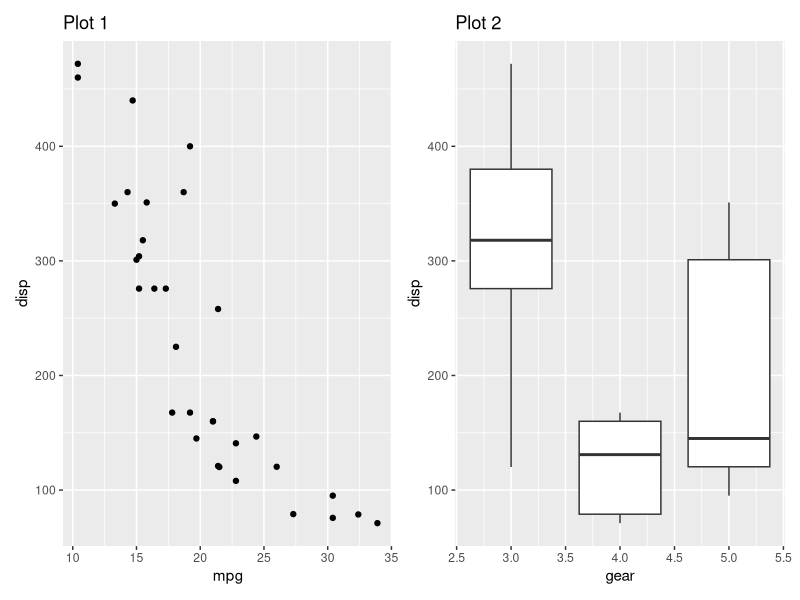
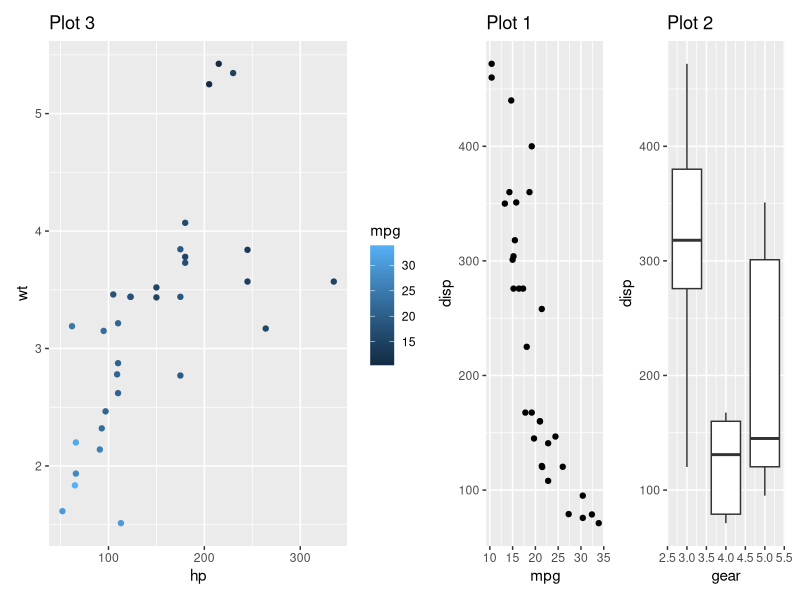
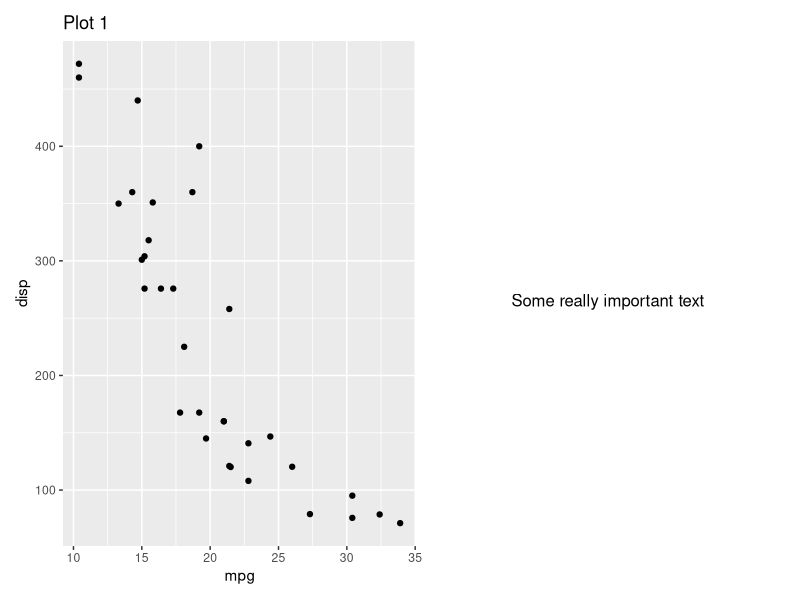
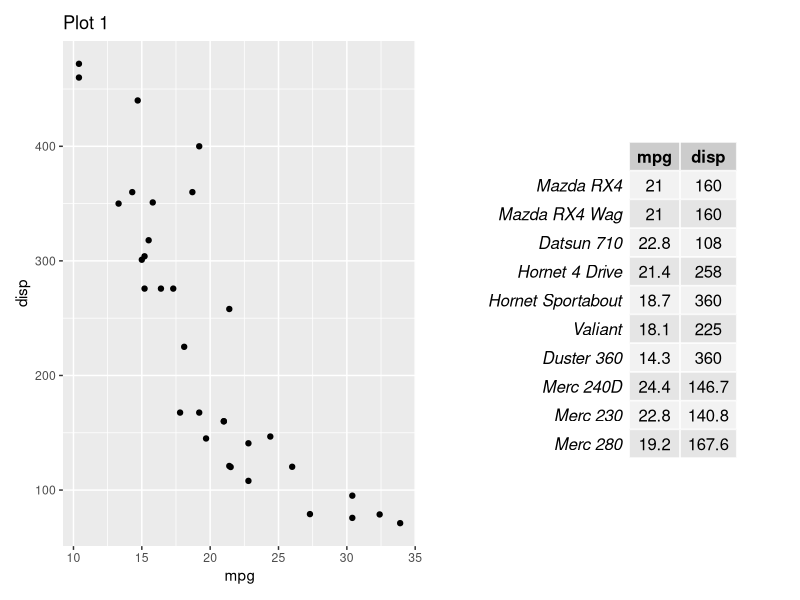

Write the R code that produced these figures, in order. (Note: this script raises an error after producing the figures.)
## ---- chunk 1
knitr::opts_chunk$set(
  collapse = TRUE,
  comment = "#>"
)
## ---- chunk 2
library(patchwork)
## ---- chunk 3
library(ggplot2)
p1 <- ggplot(mtcars) + 
  geom_point(aes(mpg, disp)) + 
  ggtitle('Plot 1')

p2 <- ggplot(mtcars) + 
  geom_boxplot(aes(gear, disp, group = gear)) + 
  ggtitle('Plot 2')

p3 <- ggplot(mtcars) + 
  geom_point(aes(hp, wt, colour = mpg)) + 
  ggtitle('Plot 3')

p4 <- ggplot(mtcars) + 
  geom_bar(aes(gear)) + 
  facet_wrap(~cyl) + 
  ggtitle('Plot 4')
## ---- chunk 4
p1 + p2
## ---- chunk 5
patch <- p1 + p2
p3 + patch
## ---- chunk 6
p1 + grid::textGrob('Some really important text')
## ---- chunk 7
p1 + gridExtra::tableGrob(mtcars[1:10, c('mpg', 'disp')])
## ---- chunk 8
p1 + ~plot(mtcars$mpg, mtcars$disp, main = 'Plot 2')
## ---- chunk 9
old_par <- par(mar = c(0, 2, 0, 0), bg = NA)
p1 + wrap_elements(panel = ~plot(mtcars$mpg, mtcars$disp), clip = FALSE)
par(old_par)
## ---- chunk 10
old_par <- par(mar = c(0, 0, 0, 0), mgp = c(1, 0.25, 0), 
               bg = NA, cex.axis = 0.75, las = 1, tcl = -0.25)
p1 + 
  wrap_elements(panel = ~plot(mtcars$mpg, mtcars$disp), clip = FALSE) + 
  ggtitle('Plot 2') + 
  theme(plot.margin = margin(5.5, 5.5, 5.5, 35))
par(old_par)
## ---- chunk 11
# This won't do anything
grid::textGrob('Text on left side') + p1
## ---- chunk 12
# This will work
wrap_elements(grid::textGrob('Text on left side')) + p1
## ---- chunk 13
p1 / p2
## ---- chunk 14
p1 | p2
## ---- chunk 15
p1 / (p2 | p3)
## ---- chunk 16
p1 + p2 + geom_jitter(aes(gear, disp))
## ---- chunk 17
patchwork <- p1 + p2
patchwork[[1]] <- patchwork[[1]] + theme_minimal()
patchwork
## ---- chunk 18
patchwork <- p3 / (p1 | p2)
patchwork & theme_minimal()
## ---- chunk 19
patchwork * theme_minimal()
